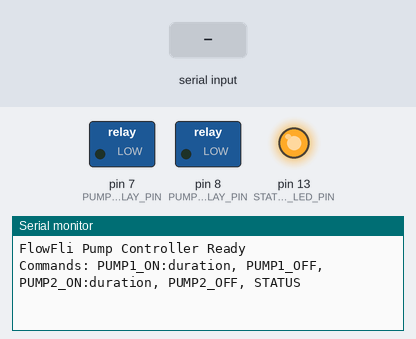
A sketch run on a simulated Arduino Mega 2560, built with avr-gcc and run on an emulated ATmega2560. Shown: switched loads named in the sketch (green lamp = pin HIGH), output pins drawn as LEDs (lit = HIGH), the last lines printed to the serial monitor. The inputs (shaded band) are chosen by the test bench.

Above: at 1.2 s.
1.3 s: "PUMP1_ON:\n" received over Serial
At 2.5 s:
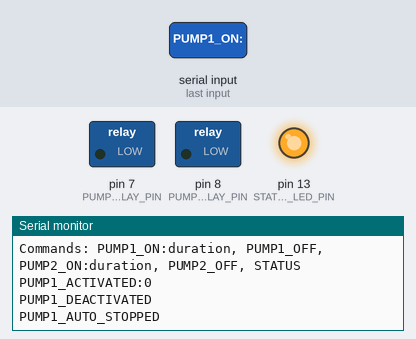
2.8 s: "STATUS\n" received over Serial
At 3.6 s:
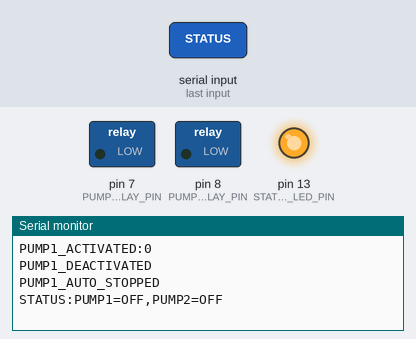
4.3 s: "90,45\n" received over Serial
At 4.7 s:
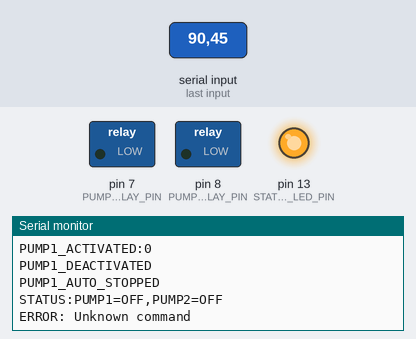

Measured:
- after the input at 1.3 s, the serial monitor: prints a new line after 0.05 s (image 1)
- after the input at 2.8 s, the serial monitor: prints a new line after 0.05 s (image 2)
- after the input at 4.3 s, the serial monitor: prints a new line after 0.05 s (image 3)

The sketch:

flowfli_pump_controller.ino
```cpp
/*
 * FlowFli Arduino Mega Pump Controller
 * Controls water pumps via relays for FlowFli AI water management system
 */

// Pin definitions
#define PUMP1_RELAY_PIN 7
#define PUMP2_RELAY_PIN 8
#define STATUS_LED_PIN 13

// Pump states
bool pump1_active = false;
bool pump2_active = false;
unsigned long pump1_stop_time = 0;
unsigned long pump2_stop_time = 0;

void setup() {
  Serial.begin(9600);

  // Initialize relay pins (LOW = relay off, HIGH = relay on)
  pinMode(PUMP1_RELAY_PIN, OUTPUT);
  pinMode(PUMP2_RELAY_PIN, OUTPUT);
  pinMode(STATUS_LED_PIN, OUTPUT);

  // Ensure pumps start OFF
  digitalWrite(PUMP1_RELAY_PIN, LOW);
  digitalWrite(PUMP2_RELAY_PIN, LOW);
  digitalWrite(STATUS_LED_PIN, HIGH);

  Serial.println("FlowFli Pump Controller Ready");
  Serial.println("Commands: PUMP1_ON:duration, PUMP1_OFF, PUMP2_ON:duration, PUMP2_OFF, STATUS");
}

void loop() {
  // Check for serial commands from FlowFli backend
  if (Serial.available()) {
    String command = Serial.readStringUntil('\n');
    command.trim();
    processCommand(command);
  }

  // Auto-stop pumps when duration expires
  checkPumpTimers();

  // Blink status LED when pumps are active
  updateStatusLED();

  delay(100);
}

void processCommand(String cmd) {
  if (cmd.startsWith("PUMP1_ON:")) {
    int duration = cmd.substring(9).toInt();
    activatePump(1, duration);
  }
  else if (cmd == "PUMP1_OFF") {
    deactivatePump(1);
  }
  else if (cmd.startsWith("PUMP2_ON:")) {
    int duration = cmd.substring(9).toInt();
    activatePump(2, duration);
  }
  else if (cmd == "PUMP2_OFF") {
    deactivatePump(2);
  }
  else if (cmd == "STATUS") {
    sendStatus();
  }
  else {
    Serial.println("ERROR: Unknown command");
  }
}

void activatePump(int pumpId, int durationMinutes) {
  if (pumpId == 1) {
    digitalWrite(PUMP1_RELAY_PIN, HIGH);
    pump1_active = true;
    pump1_stop_time = millis() + (durationMinutes * 60000UL);
    Serial.println("PUMP1_ACTIVATED:" + String(durationMinutes));
  }
  else if (pumpId == 2) {
    digitalWrite(PUMP2_RELAY_PIN, HIGH);
    pump2_active = true;
    pump2_stop_time = millis() + (durationMinutes * 60000UL);
    Serial.println("PUMP2_ACTIVATED:" + String(durationMinutes));
  }
}

void deactivatePump(int pumpId) {
  if (pumpId == 1) {
    digitalWrite(PUMP1_RELAY_PIN, LOW);
    pump1_active = false;
    pump1_stop_time = 0;
    Serial.println("PUMP1_DEACTIVATED");
  }
  else if (pumpId == 2) {
    digitalWrite(PUMP2_RELAY_PIN, LOW);
    pump2_active = false;
    pump2_stop_time = 0;
    Serial.println("PUMP2_DEACTIVATED");
  }
}

void checkPumpTimers() {
  unsigned long currentTime = millis();

  // Auto-stop pump1
  if (pump1_active && currentTime >= pump1_stop_time) {
    deactivatePump(1);
    Serial.println("PUMP1_AUTO_STOPPED");
  }

  // Auto-stop pump2
  if (pump2_active && currentTime >= pump2_stop_time) {
    deactivatePump(2);
    Serial.println("PUMP2_AUTO_STOPPED");
  }
}

void sendStatus() {
  Serial.print("STATUS:");
  Serial.print("PUMP1=" + String(pump1_active ? "ON" : "OFF"));
  Serial.print(",PUMP2=" + String(pump2_active ? "ON" : "OFF"));

  if (pump1_active) {
    int remaining1 = (pump1_stop_time - millis()) / 60000;
    Serial.print(",PUMP1_TIME=" + String(remaining1));
  }

  if (pump2_active) {
    int remaining2 = (pump2_stop_time - millis()) / 60000;
    Serial.print(",PUMP2_TIME=" + String(remaining2));
  }

  Serial.println();
}

void updateStatusLED() {
  static unsigned long lastBlink = 0;
  static bool ledState = false;

  if (pump1_active || pump2_active) {
    // Blink LED when pumps active
    if (millis() - lastBlink > 500) {
      ledState = !ledState;
      digitalWrite(STATUS_LED_PIN, ledState);
      lastBlink = millis();
    }
  } else {
    // Solid LED when idle
    digitalWrite(STATUS_LED_PIN, HIGH);
  }
}
```
